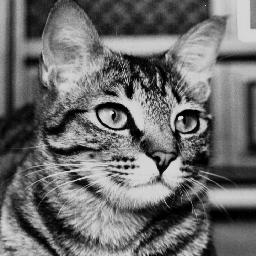
#> input picture fourier-transforms/example.jpg, 256 x 256 px
$ jupyter execute --allow-errors Lab10-FourierAnalysis.ipynb
#> lines starting #> are read from the running program, lines starting #| are printed output that depends on the picture
# Fourier Analysis Lab
All  of  the  programming  assignments  are  to  be  done  in  Python  using  additional  libraries  specified  in  the  assignments.  There  are many  libraries  available,  some  of  which  we  will  be  using,  and  you  are  welcome  to  use  them  with  one  exception:  if  the  library  or  a  function  within  it  performs  the  specific  function  you  are  asked  to  code,  you  may  not  use  that  other  than  perhaps  as  a  reference  to  compare  against. All  of  the  code  you  submit  must  be  your  own. You are welcome to turn in a completed jupyter notebook.

## The Basics

We have discussed the Fourier Transform in great detail in class. In this lab, we will implement many of the practical applications of the Fourier Transform. In order to do this, we need to know how the Fourier Transform is implemented in the Numpy library.

The following code can be used to perform the Fourier Transform and Inverse Fourier Transform.

[cell 1]
import numpy as np
import matplotlib.pyplot as plt

#Initialize Data
data = np.zeros(300)
data[125:175] = 1
plt.plot(data)
plt.title("Spatial Function")
plt.show()
#> figure, not shown here; curve peaks at x = 125, y = 1

#Peform Fourier Transform
fourier = np.fft.fft(data)
#Plot the complex magnitude of the fourier transform
plt.plot(np.absolute(fourier))
plt.title("Frequency Function")
plt.show()
#> figure, not shown here; curve peaks at x = 0, y = 50

#Perform Inverse Fourier Transform
original = np.fft.ifft(fourier)
original = np.real(original)
plt.plot(original)
plt.title("Back to Spatial")
plt.show()
#> figure, not shown here; curve peaks at x = 158, y = 1

This is a very simple way to access and manipulate the fourier transform. Note that the frequency function defaults to the non centralized version for calculation. For visualization, you may choose to plot a centralized frequency function.

[cell 2]
#Centralize the plot
N = len(fourier)
xvals = range(int(-N/2+1),int(N/2+1))

#Take the second half of the data, reverse and append it to the front
result = np.fft.fftshift(fourier)

plt.plot(xvals,np.absolute(result));plt.title("Centralized Fourier");plt.show()
#> after `plt.plot(xvals, np.absolute(result))`:
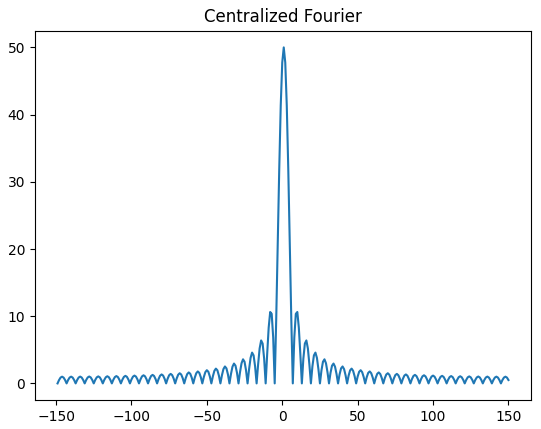
#> figure drawn by matplotlib, 1 panel; curve peaks at x = 1, y = 50

You can also easily perform the fourier transform on a two dimensional set of data as well. This will be very helpful for doing transforms on our images.

[cell 3]
#Initialize Data
data2 = np.zeros((300,300))
data2[140:160,130:170] = 1
plt.imshow(data2,cmap="gray",interpolation="none")
plt.title("Spatial Function")
plt.show()
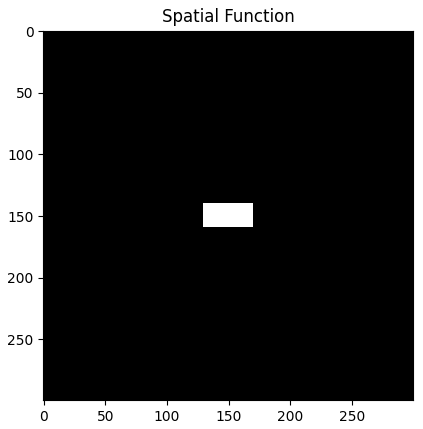
#> figure drawn by matplotlib, 1 panel

#Peform Fourier Transform
fourier2 = np.fft.fft2(data2)
#Plot the complex magnitude of the fourier transform
plt.imshow(np.absolute(fourier2),cmap="gray",interpolation="none")
plt.title("Frequency Function")
plt.show()
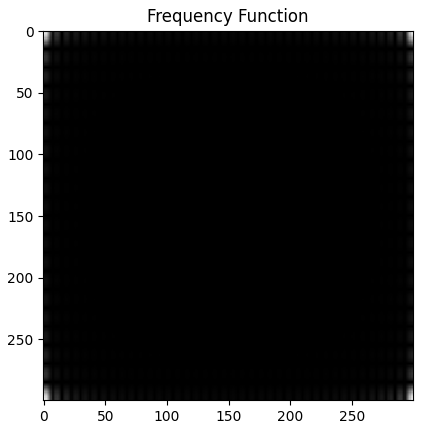
#> figure drawn by matplotlib, 1 panel

#Perform Inverse Fourier Transform
original2 = np.fft.ifft2(fourier2)
original2 = np.absolute(original2)
plt.imshow(original2,cmap="gray",interpolation="none")
plt.title("Back to Spatial")
plt.show()

Again, you may also choose to centralize the fourier transform in 2D.

[cell 4]
#Centralize the plot
M,N = np.shape(fourier2)
xvals = range(int(-N/2+1),int(N/2+1))
yvals = range(int(-M/2+1),int(M/2+1))

result2 = np.fft.fftshift(fourier2)

plt.imshow(np.absolute(result2),cmap="gray",interpolation="none",extent=[xvals[0],xvals[-1],yvals[0],yvals[-1]])
plt.title("Centralized Fourier")
plt.show()
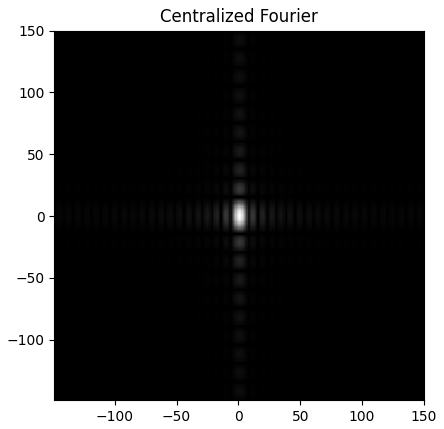
#> figure drawn by matplotlib, 1 panel

It will also be useful to be able to filter frequencies in the frequency domain. To help you with the basic structure of filtering programs, an example of the filtering pipeline is shown below.

[cell 5]
def do_filter(F, H, shift=True):
    # Forward FFT
    fourier = np.fft.fft(F)

    # Filter doesn't start at zero, shift if appropriately
    if shift:
        H = np.fft.fftshift(H)

    G = fourier * H

    # Inverse FFT
    # Convert back to spatial domain
    inv_fourier = np.fft.ifft(G)

    #Take only the real values
    inv_fourier = np.real(inv_fourier)

    return inv_fourier

def do_filter2(F, H, shift=True):
    # Forward FFT
    fourier = np.fft.fft2(F)

    # Filter doesn't start at zero, shift if appropriately
    if shift:
        H = np.fft.fftshift(H)

    G = fourier * H

    # Inverse FFT
    # Convert back to spatial domain
    inv_fourier = np.fft.ifft2(G)

    #Take only the real values
    inv_fourier = np.real(inv_fourier)

    return inv_fourier

Now that you have the basics down, you can start manipulating the data in useful ways.

To get full credit for this lab. Complete each of the tasks below.

## Task 1: 1-D Filtering

Design a 1-D low-pass filter to smooth a signal. For this task, filter the data from Signal.txt using a low pass filter of your design. It may be helpful to reference the example script shown above.

[cell 6]
import matplotlib.pyplot as plt

data = np.asarray(np.loadtxt("Signal.txt"))

plt.plot(data)
plt.title("Original Data")
plt.show()
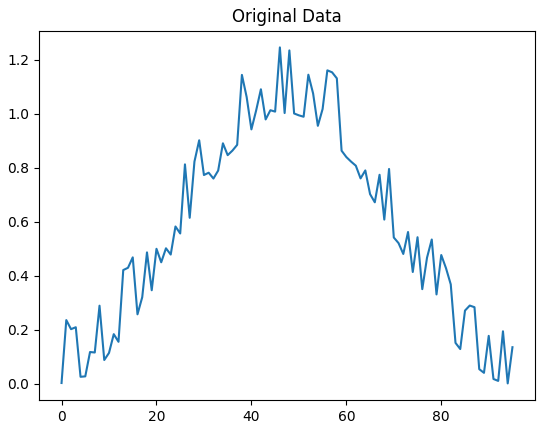
#> figure drawn by matplotlib, 1 panel; curve peaks at x = 46, y = 1.25

fourier = np.fft.fft(data)
plt.plot(np.absolute(fourier))
plt.title("Frequency Data")
plt.show()
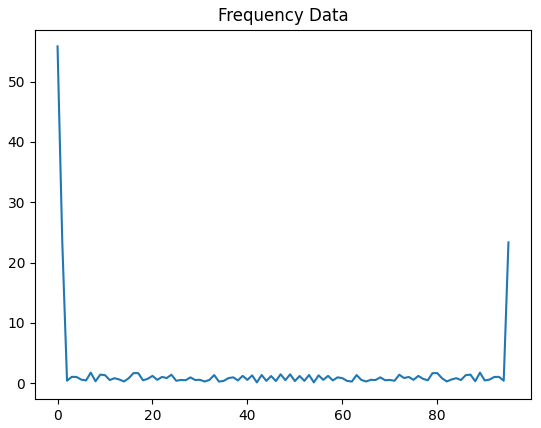
#> figure drawn by matplotlib, 1 panel; curve peaks at x = 0, y = 55.84

The following code defining a 1D Gaussian may be helfpul:

[cell 7]
def gaussian(x, mu, sig):
    return np.exp(-np.power(x - mu, 2.) / (2 * np.power(sig, 2.)))

def gaussian2(x, y, mu, sig):
    X, Y = np.meshgrid(x, y)
    return np.exp(-((X-mu)**2+(Y-mu)**2)/(2.0*sigma**2))

Hint: Use np.linspace to define your x values from -1 to 1. Then you can adjust the mean and standard deviation parameters as needed.

[cell 8]
gaus_data = np.linspace(-2, 2, len(data))
gaus_filter = gaussian(gaus_data, 0, 0.1)
result = do_filter(data, gaus_filter)

plt.plot(result)
plt.title("Filtered Data")
plt.show()
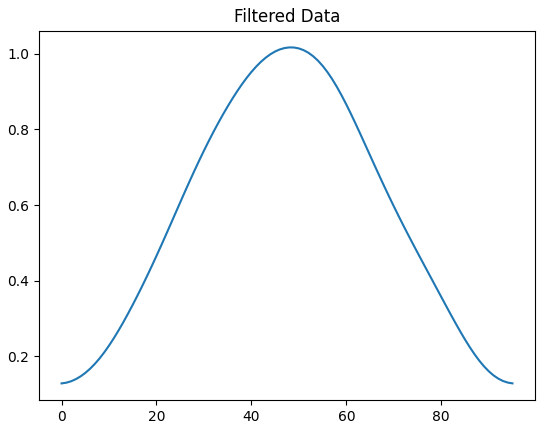
#> figure drawn by matplotlib, 1 panel; curve peaks at x = 48, y = 1.02

## Task 2: Filtering Sound

You are given a noisy sound file called **NoisyAudio.wav**. Using a filter similar to the one you made in Task 1, remove as much noise as possible from the audio clip. You will not be able to remove all the noise (just like with real data), so pick parameters of the filter that you feel work best. You may also scale your result to make the final audio a little bit louder (*But beware of clipping!!!*).

Reminder: If sounddevice doesn't import, simply call *pip install sounddevice*

Note: Mac users may need to install some additional packages to get sound device working. Try the following commands if needed:

*brew install portaudio*

*pip install pyaudio*

[cell 9]
import time
from scipy.io import wavfile
import sounddevice as sd

#Import data and convert to Mono channel audio
#> (the rest of this cell did not finish here and is left out)

## Task 3: 2D Blurring and Sharpening

In previous labs, we have performed blurring and sharpening of 2D images. We did this by using specific kernels with this image. These processes can also be done more continuously using a filters in the frequency domain.

For a 2D image, a blurring effect can be implemented by applying a low-pass filter to the image in the frequency domain. In similar fashion, a sharpening effect can be implemented by applying a high-boost filter to the image in the frequency domain.

**Implement a blurring and sharpening effect using the frequency domain on the example grayscale image.**

Again, to help you with the basic structure of filtering programs, reference the example script in **The Basics** section, but use the 2D numpy functions (np.fft.fft2 and np.fft.ifft2).

Lastly, make sure to clip out negative values from your result image.

[cell 10]
from imageio import imread

filename = "example.jpg"
im = imread(filename)
#> im is the input picture: shape (256, 256); min 0, max 240, mean 108.4

print(im.shape)
#| (256, 256)

plt.imshow(im, cmap='gray', interpolation='none')
plt.title('Original cat')
plt.show()

The following code for making a 2D Gaussian may be helpful.

[cell 11]
gaus_data = np.linspace(-1,1, len(im))
#> gaus_data = 256 values from -1 to 1
gaus_filter = gaussian(gaus_data, 0, 0.1)
#> gaus_filter = 256 values, max 0.999 at index 127, min 1.93e-22 at index 0, mean 0.125
blur_result = do_filter2(im, gaus_filter)
#> in do_filter2, `H = np.fft.fftshift(H)`: H = 256 values, max 0.999 at index 0, min 1.93e-22 at index 127, mean 0.125
#> in do_filter2, `inv_fourier = np.real(inv_fourier)`:
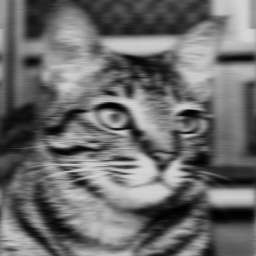
#> inv_fourier: shape (256, 256) float64; min 0.31, max 213.8, mean 108.4

plt.imshow(blur_result,cmap="gray", interpolation="none",vmin=0, vmax=255)
plt.title("Blur")
plt.show()

gaus_data = np.linspace(-1,1, len(im))
gaus_filter = 2 - gaussian(gaus_data, 0, 0.1)
#> gaus_filter = 256 values, max 2 at index 0, min 1 at index 127, mean 1.88
sharp_result = do_filter2(im, gaus_filter)
#> call 2 of do_filter2, with H = array of shape (256,), shift = True
#> in do_filter2 (call 2), `H = np.fft.fftshift(H)`: H = 256 values, max 2 at index 109, min 1 at index 0, mean 1.88
#> in do_filter2 (call 2), `inv_fourier = np.real(inv_fourier)`:
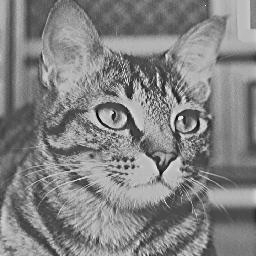
#> inv_fourier: shape (256, 256) float64; min -141.7, max 344.7, mean 108.5; drawn with min black and max white

plt.imshow(sharp_result,cmap="gray", interpolation="none", vmin=0, vmax=255)
plt.title("Sharpen")
plt.show()

## Task 4: Interference Pattern

The image **interfere.png** has an interference pattern of unknown spatial frequency, orientation and magnitude (it is, however, a single frequency).

**Option 1** (for 60% credit): Put the image into the frequency domain and manually determine which frequency is causing the interference. Eliminate that frequency noise and then place the image back into the spatial domain to get a smooth image.

Hints:
- The frequency you’re looking for isn’t necessarily the one with the greatest magnitude, it’s the one that is most “out of place”.
- To spot the "out of place frequency", you will want to zero out the mean value of the function (the frequency at (0,0) ), which is much larger than any other value in the frequency domain. Once you zero that out, it should be clear to see where the outlier frequency is located (Use *%matplotlib notebook* and zoom in to get the pixel value).
- Don’t just zero the frequency – having that frequency missing can be just as bad as having too much of it.  Try to estimate a reasonable magnitude using similar frequencies.
- Remember that you’ll have to eliminate both that frequency and its inverse frequency.

**Option 2** (for 100% credit): Write a program that automatically finds and eliminates the noisy frequency. This can be done by writing a convolution kernel that specifically looks for anamolies in the data. The setup of the code might look something like this:

1. Place the image into the frequency domain.
2. Write a special 3x3 kernel that makes any frequency that is much higher than it's neighbors positive and everything else negative (What would that look like?).
3. Use your general convolution code from the image processing lab to convolve over the absolute values of the frequency domain.
4. For every positive value in the result, make the corresponding frequency equal to the average or median of the neighboring frequencies.
5. Place the image back into the spatial domain.

Make sure that you do this automatically. Your program should work for any single-frequency interference in this fashion.

[cell 12]
from imageio import imread
import matplotlib.image as mpimg

def rgb2gray(rgb):
    return np.dot(rgb[...,:3], [0.2989, 0.5870, 0.1140])

filename = "interfere.png"
im = imread(filename)
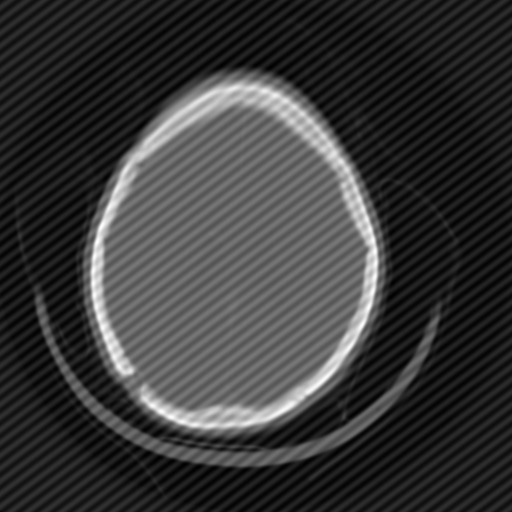
#> input picture fourier-transforms/interfere.png, 512 x 512 px
#> im is the input picture: shape (512, 512, 3); min 0, max 255, mean 56.9
im = rgb2gray(im)

plt.imshow(im, cmap='gray', interpolation='none')
plt.title('Original')
plt.show()

fourier = np.fft.fft2(im)
kernel = np.array([[-1, -1, -1],[-1, 5, -1],[-1, -1, -1]])
h, w = fourier.shape
#> h = 512; w = 512
H = np.zeros(im.shape)

offset = len(kernel)
neighborhood = lambda y, x : [fourier[y2][x2]
        for y2 in range(y-offset, y+offset+1)
            for x2 in range(x-offset, x+offset+1)
                if (-1 < x < w and -1 < y < h and
                   0 <= x2 < w and 0 <= y2 < h)]

#> (the rest of this cell did not finish here and is left out)
